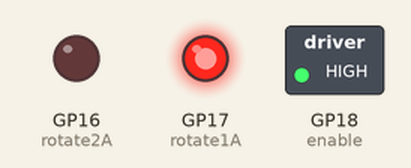
A program run on a simulated Raspberry Pi Pico running CircuitPython. On the bench: switched loads named in the program (green lamp = pin HIGH), output pins drawn as LEDs (lit = HIGH).

Above: at 0.5 s.
At 2.5 s:
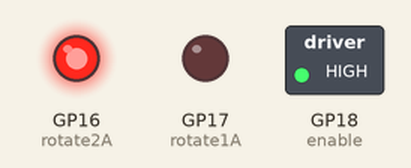
At 3.5 s:
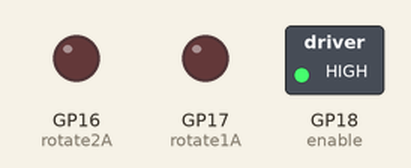
Timing chart, 0 to 4.6 s (numbered marks = the images above):
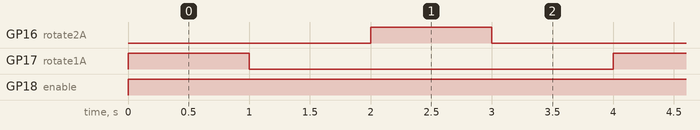

The program:

l293d.py
```python
# Binary control example for RPi Pico
# Using L293D motor driver

import time
import board
import digitalio

enable = digitalio.DigitalInOut(board.GP18)
enable.direction = digitalio.Direction.OUTPUT
enable.value = 0

rotate1A = digitalio.DigitalInOut(board.GP17)
rotate1A.direction = digitalio.Direction.OUTPUT
rotate1A.value = 0

rotate2A = digitalio.DigitalInOut(board.GP16)
rotate2A.direction = digitalio.Direction.OUTPUT
rotate2A.value = 0

while True:
    enable.value = 1
    rotate1A.value = 1
    rotate2A.value = 0
    time.sleep(1)

    rotate1A.value = 0
    rotate2A.value = 0
    time.sleep(1)

    rotate1A.value = 0
    rotate2A.value = 1
    time.sleep(1)

    rotate1A.value = 0
    rotate2A.value = 0
    time.sleep(1)
```

Measured:
- by itself, GP16 (rotate2A), GP17 (rotate1A): alternates HIGH for 1.0 s and LOW for 3.0 s
- by itself, GP18 (enable): LOW → HIGH at 0.00 s
- by itself, everything shown: repeats every 4.0 s, in 4 steps
